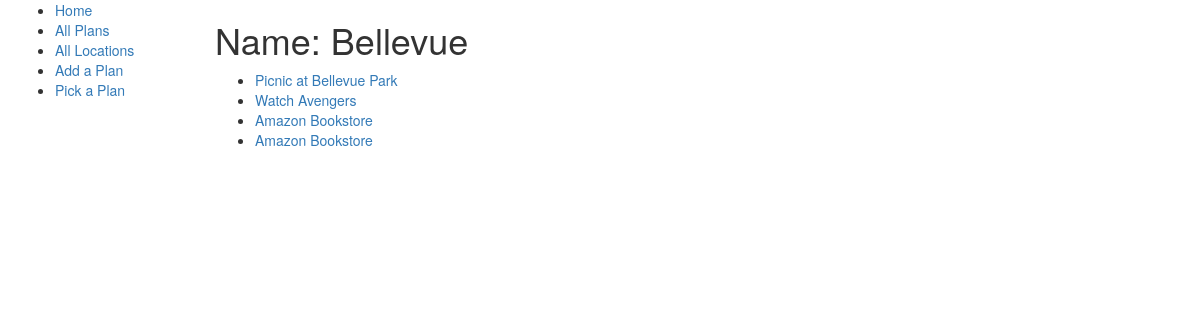
The app's page /picker/location/2 with its own data.
### picker/models.py (models this page shows, shortened)
class Location(models.Model):
    name = models.CharField(max_length=200)

class Plan(models.Model):
    title = models.CharField(max_length=150)
    description = models.TextField(max_length=1000, help_text='Enter a brief description')
    PRICE_RANGE = (
        ('$', 'Cheap'),
        ('$$', 'Moderate'),
        ('$$$', 'Pricey'),
    )
    price_point = models.CharField(max_length=3, choices=PRICE_RANGE, blank=True, help_text='Price Range')
    location = models.ForeignKey('Location', on_delete=models.SET_NULL, null=True)
    def get_absolute_url(self):
        return reverse('plan-detail', args=[str(self.id)])

### picker/views.py (the view)
# urls.py: path('location/<int:pk>', views.LocationDetailView.as_view(), name='location-detail'),
class LocationDetailView(generic.DetailView):
    model = Location

### picker/templates/picker/location_detail.html
{% extends "base.html" %}
{% block content %}
    <h1>Name: {{ location.name }}</h1>
    <ul>
      {% for plan in location.plan_set.all %}
      <li>
        <a href="{{ plan.get_absolute_url }}">{{ plan.title }}</a>
      </li>
      {% endfor %}
</ul>
{% endblock %}

### records on screen
Location: name "Bellevue"
Plan: title "Picnic at Bellevue Park"
Plan: title "Watch Avengers"
Plan: title "Amazon Bookstore"
Plan: title "Amazon Bookstore"
